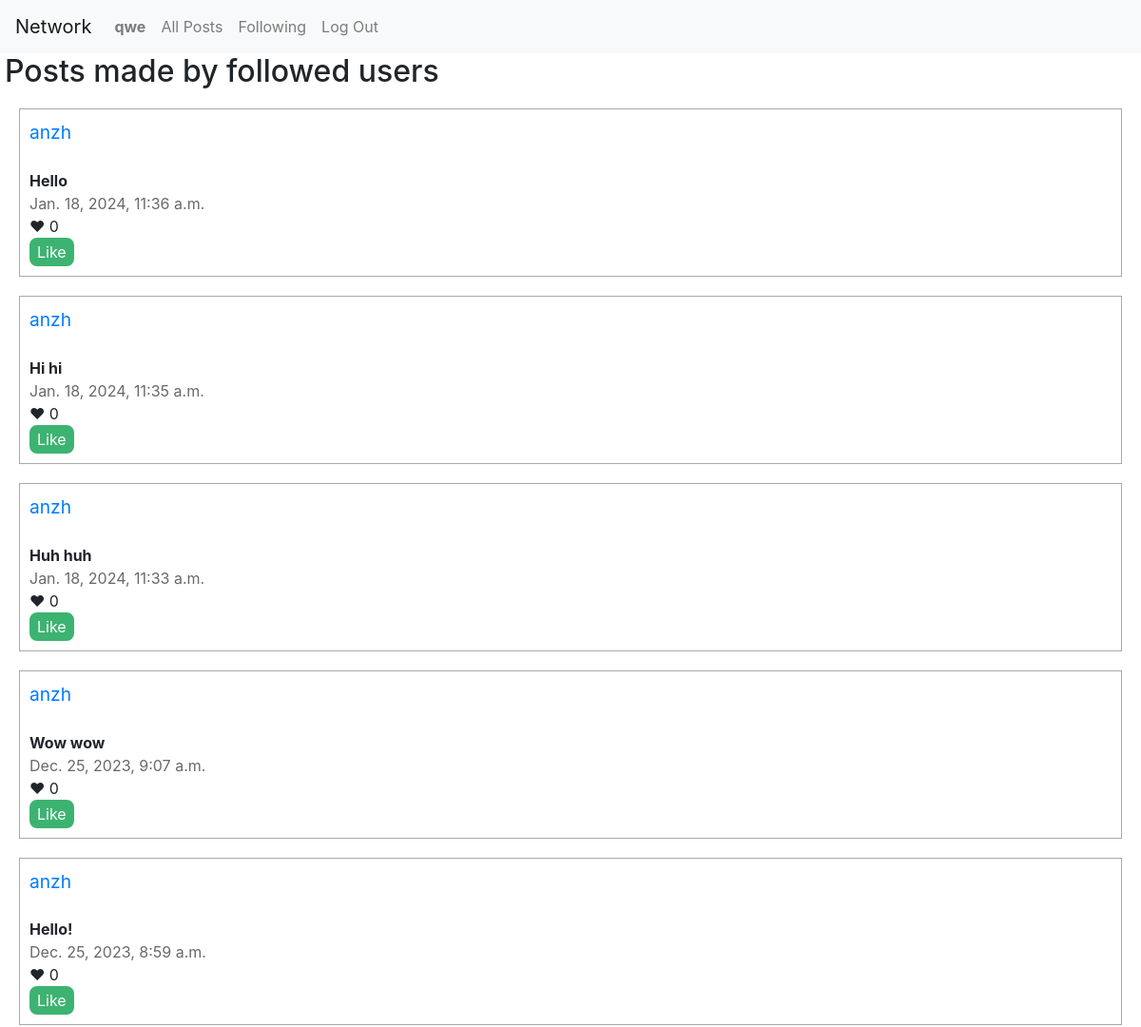
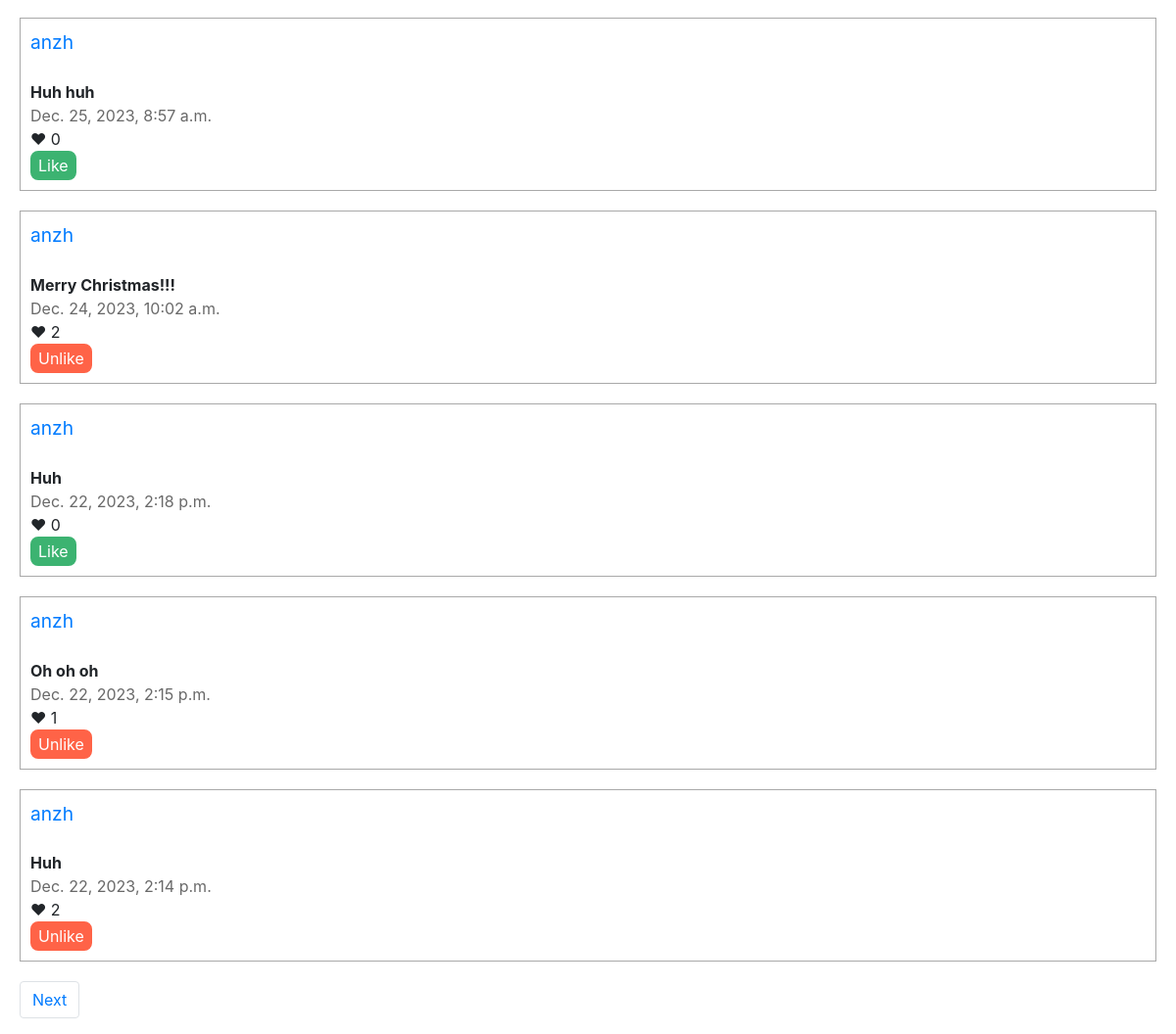
The app's page /following (signed in) with its own data (2 pictures, top to bottom).
### network/models.py (models this page shows, shortened)
class User(AbstractUser):
    pass

class Post(models.Model):
    author = models.ForeignKey(User, on_delete=models.CASCADE, blank=True, null=True, related_name="author")
    content = models.TextField()
    time = models.DateTimeField(db_default=Now())
    likes = models.IntegerField(default=0)

### network/views.py (the view)
# urls.py: path("following", views.following, name="following"),
@login_required
def following(request):
    followed = Followers.objects.filter(follower=request.user)
    users = []
    for fol in followed:
        folld = fol.followed
        users.append(folld)
    posts = Post.objects.filter(author__in=users)
    posts = posts.order_by("-time").all()
    paginator = Paginator(posts, 10)
    page_number = request.GET.get('page')
    page_obj = paginator.get_page(page_number)
    try:
        likes = Like.objects.filter(user=request.user)
        liked_posts = []
        for like in likes:
            liked_posts.append(like.post)
    except:
        liked_posts = []
    return render(request, "network/following.html" , {
        "page_obj": page_obj,
        "liked_posts": liked_posts,
    })

### network/templates/network/following.html (shortened to what this page needs)
{% extends "network/layout.html" %}
{% load static %}
{% block body %}
    <h2 style="padding-left: 5px;">Posts made by followed users</h2>
    {% for post in page_obj %}
        <div id="edit {{post.id}}" style="border-style: solid; border-width: 1px; border-color: darkgrey; padding: 10px; margin: 20px;">
            <span style="font-size: larger;"><a href="{% url 'profile' username=post.author %}">{{ post.author }}</a></span><br/><br/>
            <strong><span id="s {{post.id}}">{{ post.content }}</span></strong><br/>
            <span style="color: dimgray;">{{ post.time }}</span><br/>
            &#10084; <span id="l {{post.id}}">{{ post.likes }}</span><br/>
            {% if user.is_authenticated %}
                {% if post not in liked_posts %}
                    <button id="like {{ post.id }}" onclick="like('{{ post.id }}')" style="display: block; background-color: mediumseagreen; border-radius: 8px; color: white; border: 2px solid mediumseagreen;" value="Like">Like</button>
                {% else %}
                    <button id="unlike {{ post.id }}" onclick="unlike('{{ post.id }}')" style="display: block; background-color: tomato; border-radius: 8px; color: white; border: 2px solid tomato;" value="Unlike">Unlike</button>
                {% endif %}
            {% endif %}
        </div>
    {% endfor %}
<nav aria-label="Page navigation example">
    <ul class="pagination">
        {% if page_obj.has_next %}
            <li class="page-item" style="padding-left: 20px;"><a class="page-link" href="?page={{ page_obj.next_page_number }}">Next</a></li>
        {% endif %}
    </ul>
</nav>
{% endblock %}

### network/templates/network/layout.html (shortened to what this page needs)
{% load static %}
<!DOCTYPE html>
<html lang="en">
    <head>
        <link rel="stylesheet" href="https://stackpath.bootstrapcdn.com/bootstrap/4.4.1/css/bootstrap.min.css">
        <link href="{% static 'network/styles.css' %}" rel="stylesheet">
    </head>
    <body>
        <nav class="navbar navbar-expand-lg navbar-light bg-light">
            <a class="navbar-brand" href="{% url 'index' %}">Network</a>
            <div>
              <ul class="navbar-nav mr-auto">
                {% if user.is_authenticated %}
                    <li class="nav-item">
                        <a class="nav-link" href="{% url 'profile' username=request.user %}"><strong>{{ user.username }}</strong></a>
                    </li>
                {% endif %}
                <li class="nav-item">
                  <a class="nav-link" href="{% url 'index' %}">All Posts</a>
                </li>
                {% if user.is_authenticated %}
                    <li class="nav-item">
                        <a class="nav-link" href="{% url 'following' %}">Following</a>
                    </li>
                    <li class="nav-item">
                        <a class="nav-link" href="{% url 'logout' %}">Log Out</a>
                    </li>
                {% endif %}
              </ul>
            </div>
          </nav>
        <div class="body">
            {% block body %}
            {% endblock %}
        </div>
    </body>
</html>

### records on screen
User: username "qwe"
Post: author "anzh", content "Hello", time "Jan. 18, 2024, 11:36 a.m.", likes "0"
Post: author "anzh", content "Hi hi", time "Jan. 18, 2024, 11:35 a.m.", likes "0"
Post: author "anzh", content "Huh huh", time "Jan. 18, 2024, 11:33 a.m.", likes "0"
Post: author "anzh", content "Wow wow", time "Dec. 25, 2023, 9:07 a.m.", likes "0"
Post: author "anzh", content "Hello!", time "Dec. 25, 2023, 8:59 a.m.", likes "0"
Post: author "anzh", content "Huh huh", time "Dec. 25, 2023, 8:57 a.m.", likes "0"
Post: author "anzh", content "Merry Christmas!!!", time "Dec. 24, 2023, 10:02 a.m.", likes "2"
Post: author "anzh", content "Huh", time "Dec. 22, 2023, 2:18 p.m.", likes "0"
Post: author "anzh", content "Oh oh oh", time "Dec. 22, 2023, 2:15 p.m.", likes "1"
Post: author "anzh", content "Huh", time "Dec. 22, 2023, 2:14 p.m.", likes "2"
